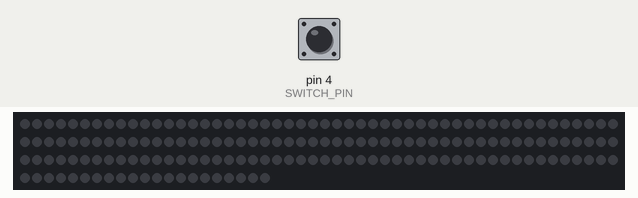
This sketch was run on a simulated Arduino Uno, built with avr-gcc and run on an emulated ATmega328P. Parts: 171 RGB LEDs in strip order, left to right, continuing on the next row. The test bench sets the inputs (shaded band); at power-on: pin 4 (SWITCH_PIN) HIGH.

Above: at 1.2 s.
1.3 s: pin 4 (SWITCH_PIN) pulled LOW for 0.15 s
At 2.11 s:
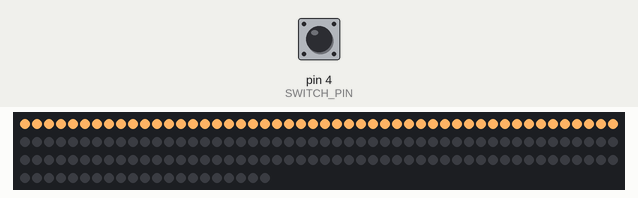
At 4.2 s:
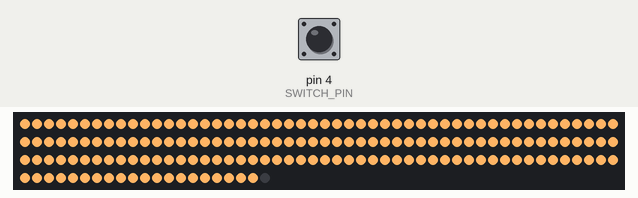
Timing chart, 0 to 5.7 s (numbered marks = the images above; inputs shaded):
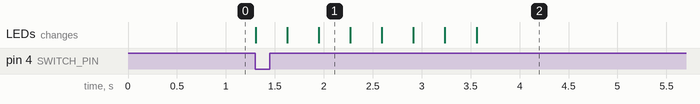

The sketch:

Arduino_Running_Water_Effect.ino
```cpp
#include <FastLED.h>

#define LED_PIN       6   // Digital pin to which the LED strip is connected
#define SWITCH_PIN    4   // Digital pin to which the switch is connected
#define NUM_LEDS      171 // Number of LEDs in the strip

CRGB leds[NUM_LEDS];
unsigned long lastSwitchTime = 0;
const unsigned long onDelay = 20;     // Delay for switching on 2 LEDs at a time
const unsigned long offDelay = 20;    // Delay for switching off 2 LEDs at a time
int currentLED = 0; // Variable to keep track of the current LED
bool switchTriggered = false;

void setup() {
  FastLED.addLeds<WS2811, LED_PIN, BRG>(leds, NUM_LEDS);
  pinMode(SWITCH_PIN, INPUT_PULLUP);  // Internal pull-up resistor for the switch
}

void switchOnTwoLEDs() {
  if (currentLED < NUM_LEDS - 1) {
    // Set the color for the current LED to simulate a warmer tone
    leds[currentLED] = CRGB(255, 180, 100); // Adjust these values for the desired warmth
    leds[currentLED + 1] = CRGB(255, 180, 100); // Adjust these values for the desired warmth
    FastLED.show();
    delay(onDelay);  // Delay for the desired speed
    currentLED += 2;
  }
}

void switchOffTwoLEDs() {
  if (currentLED > 1) {
    leds[currentLED - 1] = CRGB::Black; // Turn off the previous LED
    leds[currentLED - 2] = CRGB::Black; // Turn off the second previous LED
    FastLED.show();
    delay(offDelay);  // Delay for the desired speed
    currentLED -= 2;
  }
}

void loop() {
  // Check the state of the switch
  if (digitalRead(SWITCH_PIN) == LOW) {
    // Switch is pressed, switch on LEDs from 0 to 171 in pairs with a warmer tone
    for (int i = 0; i < NUM_LEDS; i += 2) {
      switchOnTwoLEDs();
    }
    switchTriggered = true;
    lastSwitchTime = millis();

    // Wait for switch to be released before proceeding
    while (digitalRead(SWITCH_PIN) == LOW) {
      delay(10);
    }
  }

  // Check if it's time to switch off LEDs
  if (switchTriggered && millis() - lastSwitchTime > 10000) {
    // If the switch is not triggered again within 10 seconds, turn off LEDs in pairs starting from LED 171
    for (int i = NUM_LEDS - 2; i >= 0; i -= 2) {
      switchOffTwoLEDs();
    }
    switchTriggered = false;
  }

  //Additional code can be added here
}
```

Measured:
- after the input at 1.3 s, the LEDs: first change at once (image 1 shows a later state)
